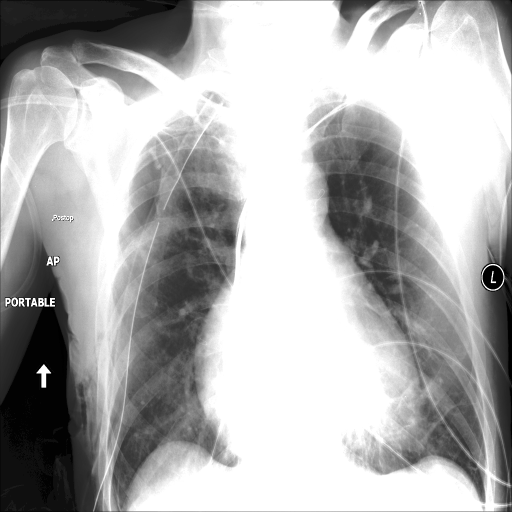
#> input picture Proyecto/res_pre2/00000013_026.png, 1024 x 1024 px (shown at 1/2 size); its folder holds only this picture in this run
$ jupyter execute --allow-errors Clasificador.ipynb   (shell and % lines are left out)
#> lines starting #> are read from the running program, lines starting #| are printed output that depends on the picture
#> further down, image is the input picture: shape (1024, 1024, 3); min 0, max 255, mean 176.3
Importación de librerías y elementos necesarios

[cell 1]
import pandas as pd
import numpy as np
import matplotlib.pyplot as plt
import os
import cv2
from sklearn.model_selection import train_test_split
from sklearn.linear_model import SGDClassifier
from sklearn.model_selection import cross_val_predict
from sklearn.preprocessing import StandardScaler, Normalizer
from skimage.feature import hog
from skimage.io import imread
from skimage.transform import rescale
import skimage

Se lee el archivo de etiquetas. La clase 0 son las radiografías sin ninguna patología presente y la clase 1 son aquellas que presentan alguna patología.

#> (a cell that did not finish here is left out)

Observemos la distribución entre las dos clases:

#> (a cell that did not finish here is left out)

Se puede concluir que existe una distribución equitativa entre los datos a utilizar para entrenar el modelo.

Se cuenta con una frecuencia más alta de radiografías sin ninguna patología presente, lo que favorecerá el entrenamiento de un modelo conservador.

A continuación, se leen las imágenes:

[cell 4]
#Creamos la función que leerá las imágenes
def img_read(filename, mode = 'color'):
#> called with filename = 'res_pre2/00000013_026.png', mode = 'negativo'
    if(mode == 'color'):
        return cv2.cvtColor(cv2.imread(filename),cv2.COLOR_BGR2RGB)
    elif(mode=='grayscale' or mode=='greyscale' or mode == 'gray' or mode == 'grey'):
        return cv2.imread(filename, cv2.IMREAD_GRAYSCALE)
    elif(mode=='yuv' or mode=='YUV'):
        return cv2.cvtColor(cv2.imread(filename),cv2.COLOR_BGR2YUV)
    elif(mode=='hsv' or mode=='HSV'):
        return cv2.cvtColor(cv2.imread(filename),cv2.COLOR_BGR2HSV)
    elif(mode=='lab' or mode=='LAB'):
        return cv2.cvtColor(cv2.imread(filename),cv2.COLOR_BGR2LAB)

    elif(mode=='negativo' or mode=='negative'):
        return cv2.subtract(255 , cv2.imread(filename, cv2.IMREAD_GRAYSCALE))
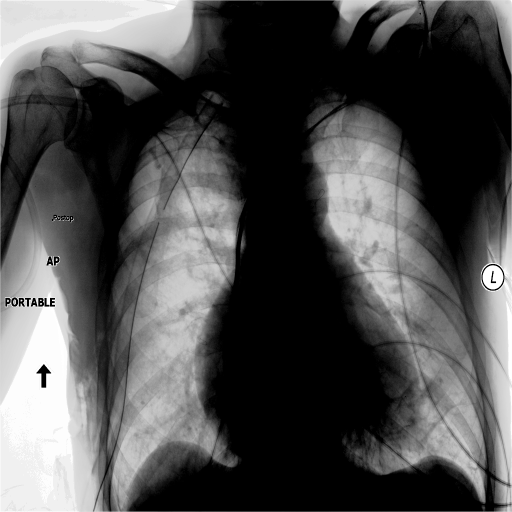
#> returned value: shape (1024, 1024) (shown at 1/2 size); min 0, max 255, mean 78.7

    else:
        return None

[cell 5]
# Define the path to the folder containing the images
image_folder_path = "res_pre2"

# List to store the loaded images
loaded_images = []
neg_loaded_images = []
labeled_images = []

# Iterate over the files in the folder
#> (the rest of this cell did not finish here and is left out)

[cell 6]
# Display a sample of 9 grayscale images
fig, axes = plt.subplots(3, 3, figsize=(8, 8))
for i, ax in enumerate(axes.flatten()):
    # Check if there are still images to display
    if i < len(loaded_images):
        # Display the grayscale image
        ax.imshow(loaded_images[i], cmap='gray')
        ax.axis("off")

plt.tight_layout()
plt.show()

Visualizamos en negativo las muestras

[cell 7]
# Display a sample of 9 NEGATIVE grayscale images
fig, axes = plt.subplots(3, 3, figsize=(8, 8))
for i, ax in enumerate(axes.flatten()):
    # Check if there are still images to display
    if i < len(loaded_images):
        # Display the grayscale image
        ax.imshow(neg_loaded_images[i], cmap='gray')
        ax.axis("off")

plt.tight_layout()
plt.show()

Definimos las funciones para transformar las imagenes antes de realizar detección de bordes Entre estas, hemos visto buenos resultados al ecualizar y al usar la corrección gamma

[cell 8]
#Definir la función de transformación de la imagen (corrección gamma)
# [69 lines left out: functions gamma_correction, apply_f_on_rgb, histogram_equalization, not called in this run]

[cell 9]
# Display a sample of 9 grayscale images
fig, axes = plt.subplots(3, 3, figsize=(8, 8))
for i, ax in enumerate(axes.flatten()):
    # Check if there are still images to display
    if i < len(loaded_images):
        # Display the grayscale image
        ax.imshow(gamma_correction(loaded_images[i],a=0.9,gamma=2), cmap='gray')
        ax.axis("off")

plt.tight_layout()
plt.show()


$ run again, on Proyecto/res_pre2/00000096_006.png
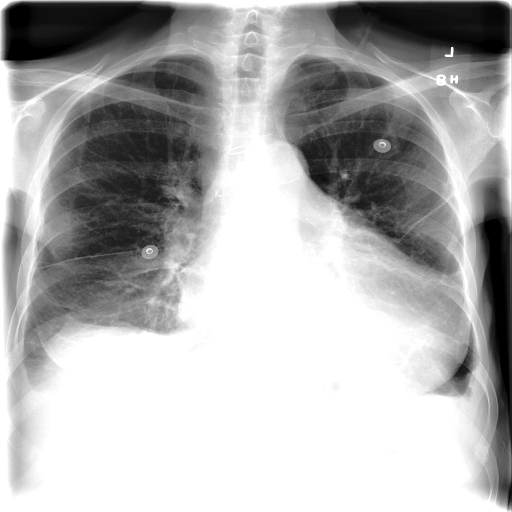
#> input picture Proyecto/res_pre2/00000096_006.png, 1024 x 1024 px (shown at 1/2 size)
#> image is the input picture: shape (1024, 1024, 3); min 0, max 255, mean 176.7
#> image: shape (1024, 1024)
#> in img_read, `return cv2.subtract(255 , cv2.imread(filename, cv2.IMREAD_GRAYSCALE))`:
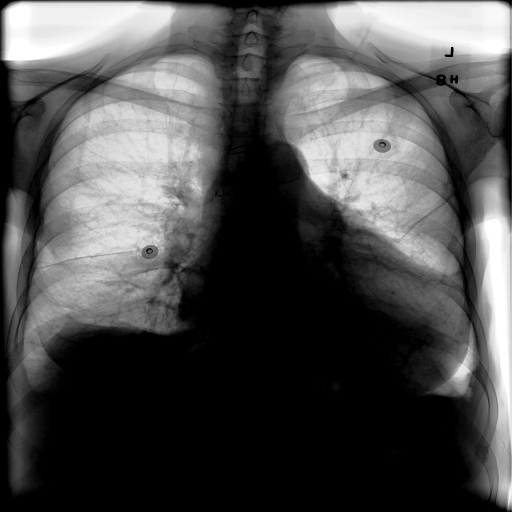
#> returned value: shape (1024, 1024) (shown at 1/2 size); min 0, max 255, mean 78.3

$ run again, on Proyecto/res_pre2/00000116_040.png
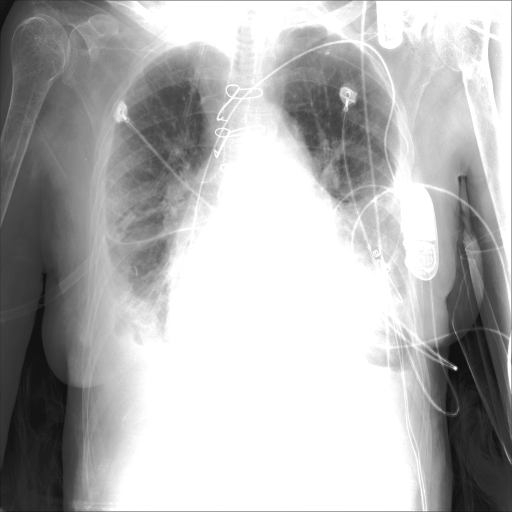
#> input picture Proyecto/res_pre2/00000116_040.png, 1024 x 1024 px (shown at 1/2 size)
#> image is the input picture: shape (1024, 1024, 3); min 18, max 255, mean 180.4
#> image: shape (1024, 1024)
#> in img_read, `return cv2.subtract(255 , cv2.imread(filename, cv2.IMREAD_GRAYSCALE))`:
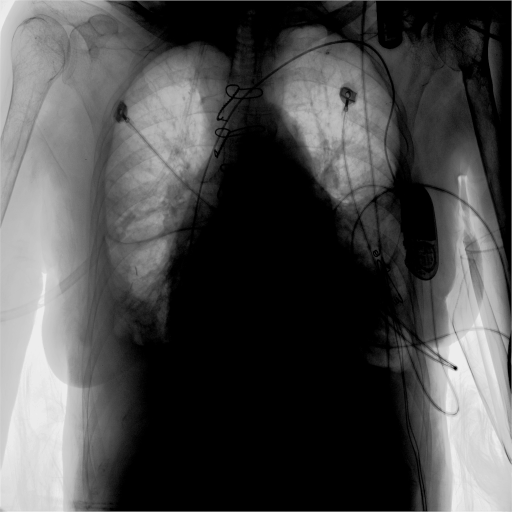
#> returned value: shape (1024, 1024) (shown at 1/2 size); min 0, max 237, mean 74.6

$ run again, on Proyecto/res_pre2/00000246_016.png
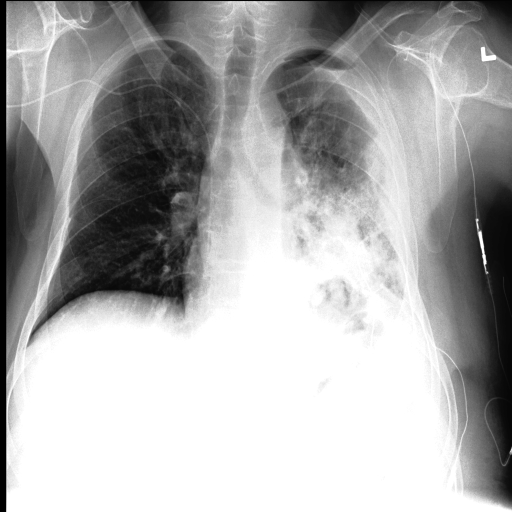
#> input picture Proyecto/res_pre2/00000246_016.png, 1024 x 1024 px (shown at 1/2 size)
#> image is the input picture: shape (1024, 1024, 3); min 0, max 255, mean 171.3
#> image: shape (1024, 1024)
#> in img_read, `return cv2.subtract(255 , cv2.imread(filename, cv2.IMREAD_GRAYSCALE))`:
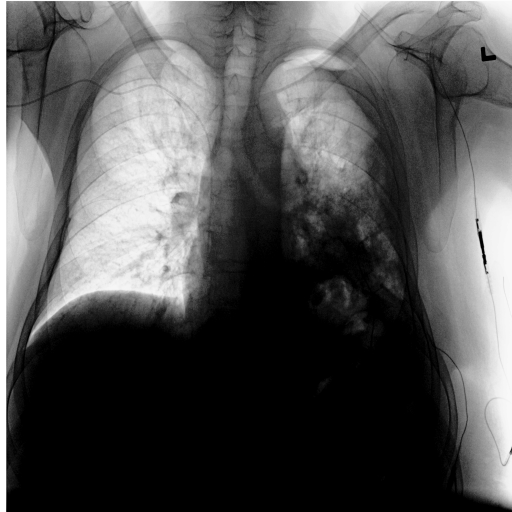
#> returned value: shape (1024, 1024) (shown at 1/2 size); min 0, max 255, mean 83.7

$ run again, on Proyecto/res_pre2/00000030_001.png
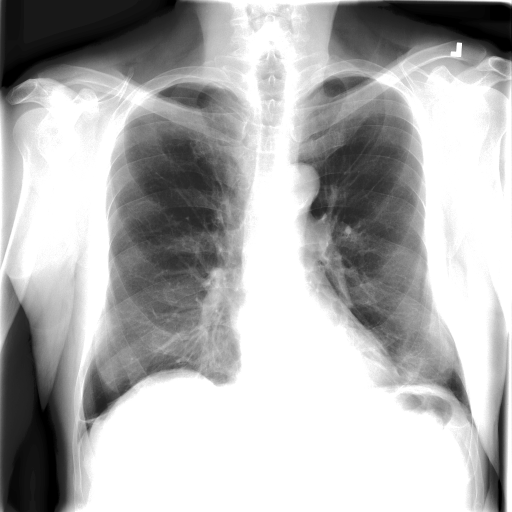
#> input picture Proyecto/res_pre2/00000030_001.png, 1024 x 1024 px (shown at 1/2 size)
#> image is the input picture: shape (1024, 1024, 3); min 0, max 255, mean 176.7
#> image: shape (1024, 1024)
#> in img_read, `return cv2.subtract(255 , cv2.imread(filename, cv2.IMREAD_GRAYSCALE))`:
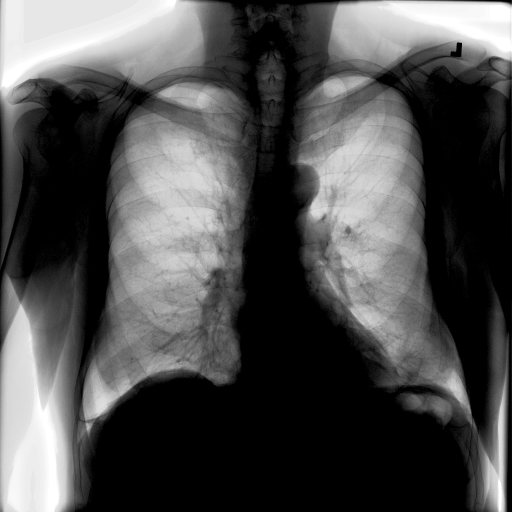
#> returned value: shape (1024, 1024) (shown at 1/2 size); min 0, max 255, mean 78.3
